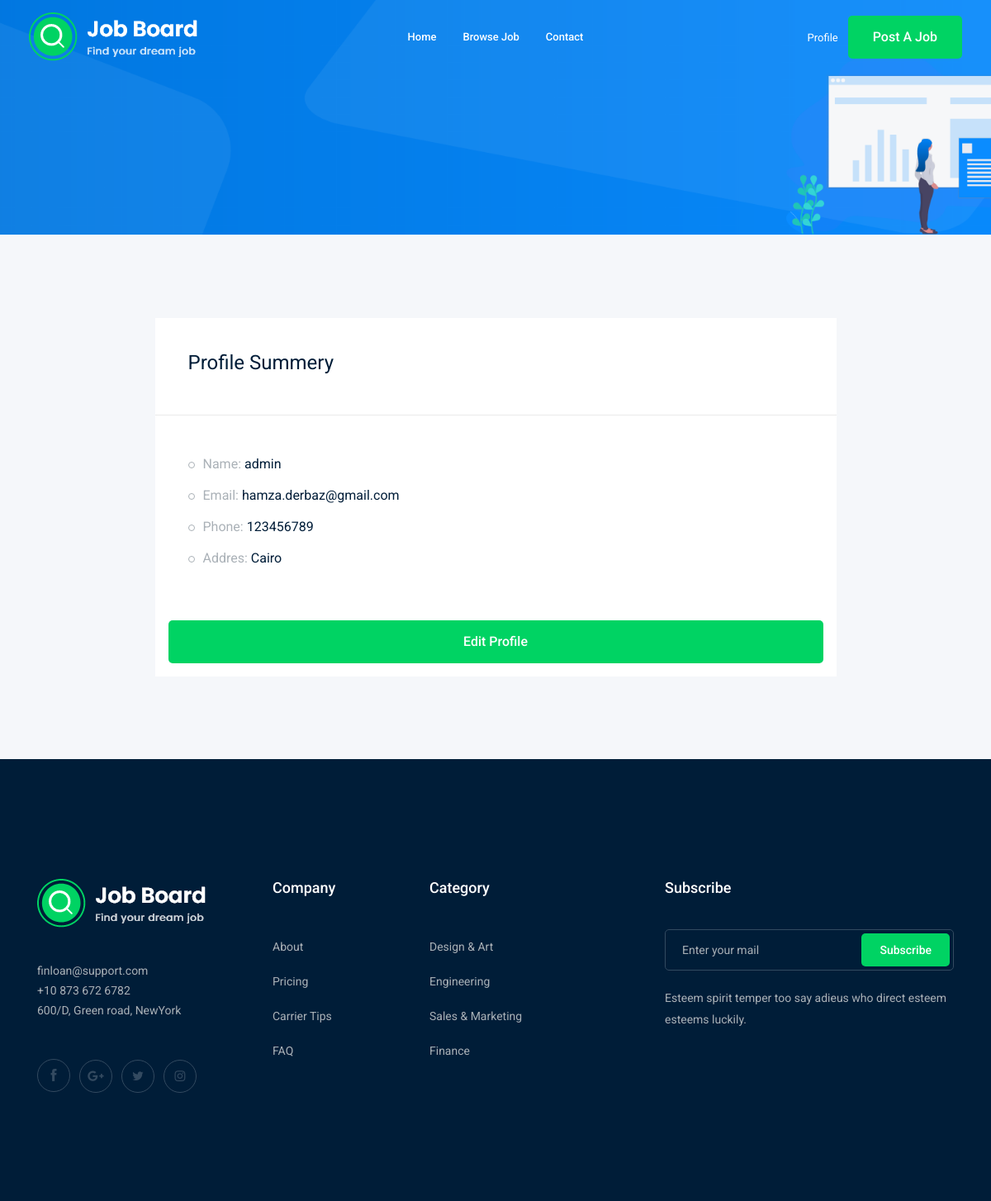
The app's page /accounts/profile (signed in), older data.
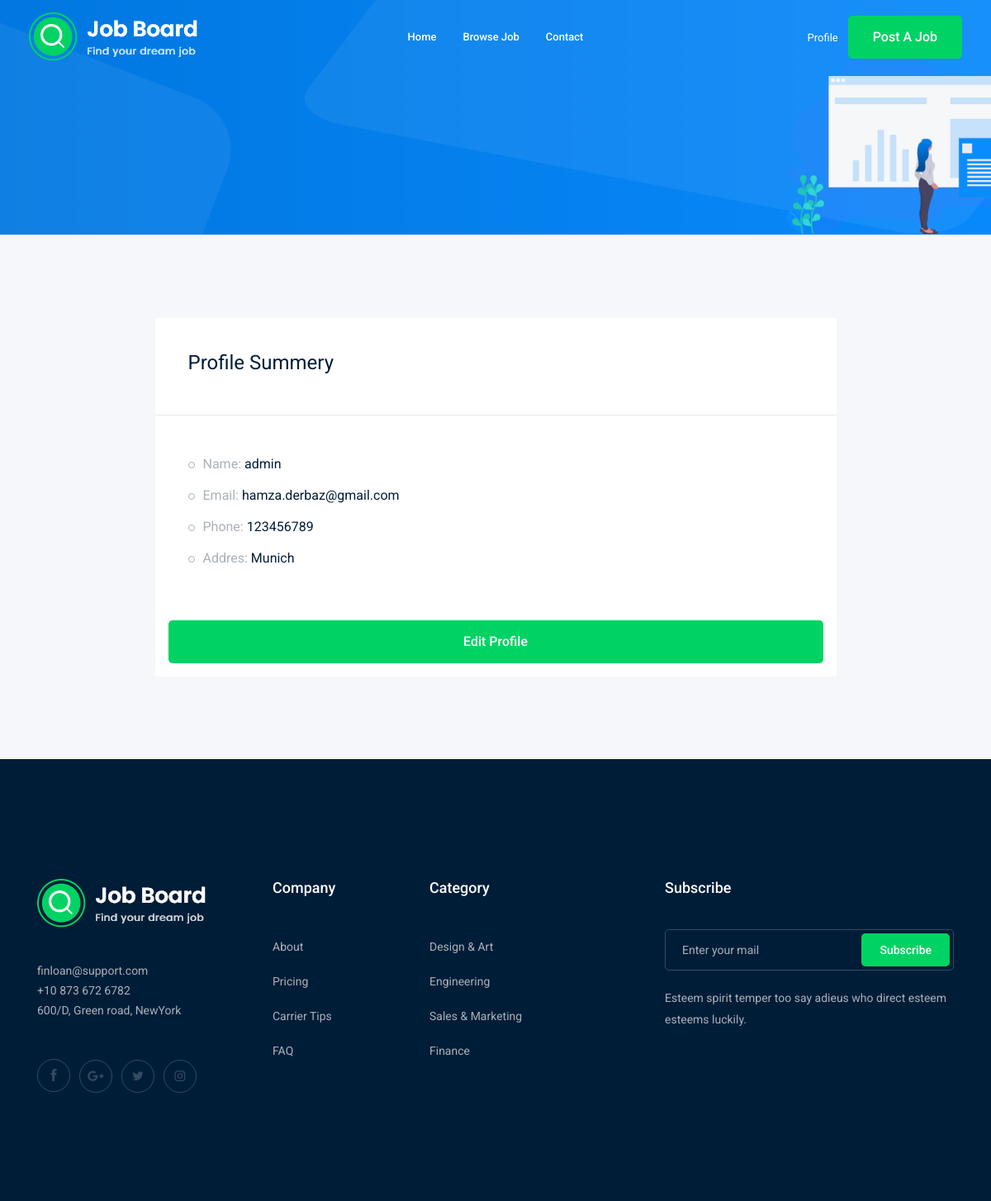
The same page, newer data.
### accounts/models.py (models this page shows)
class Profile(models.Model):
    user = models.OneToOneField(User, on_delete=models.CASCADE)
    city = models.ForeignKey('City', related_name='user_city', on_delete=models.CASCADE, blank=True, null=True)
    phone_number = models.CharField(max_length=15)
    image = models.ImageField(upload_to='profile/')
    def __str__(self):
        return str(self.user)

class City(models.Model):
    name = models.CharField(max_length=30)
    def __str__(self):
        return self.name

### accounts/views.py (the view)
# urls.py: path('profile', views.profile, name='profile'),
def profile(request):
    profile = Profile.objects.get(user=request.user)
    return render(request, 'accounts/profile.html', {'profile': profile})

### accounts/templates/accounts/profile.html (shortened to what this page needs)
{% extends 'base.html' %}
{%block body%}
<div class="bradcam_area bradcam_bg_1">
  <div class="container">
    <div class="row">
      <div class="col-xl-12">
      </div>
    </div>
  </div>
</div>
<div class="job_details_area">
  <div class="container">
    <div class="row">
      <div class="col-lg-9 mx-auto">
        <div class="job_sumary">
          <div class="summery_header">
            <h3>Profile Summery</h3>
          </div>
          <div class="job_content">
            <ul>
              <li>Name: <span>{{profile}}</span></li>
              <li>Email: <span>{{profile.user.email}}</span></li>
              <li>Phone: <span>{{profile.phone_number}}</span></li>
              <li>Addres: <span>{{profile.city}}</span></li>
            </ul>
          </div>
          <div class="p-3">
            <a  class="boxed-btn3 w-100" href="{% url 'accounts:profile_edit'  %}">Edit Profile</a>
          </div>
        </div>
      </div>
    </div>
  </div>
</div>
{%endblock body%}

### templates/base.html (shortened to what this page needs)
{% load static %}
{% load bootstrap4 %}
<!DOCTYPE html>
<html class="no-js" lang="zxx">
<head>
    <link rel="stylesheet" href="{% static 'css/bootstrap.min.css'%}" />
    <link rel="stylesheet" href="{% static 'css/owl.carousel.min.css'%}" />
    <link rel="stylesheet" href="{% static 'css/magnific-popup.css'%}" />
    <link rel="stylesheet" href="{% static 'css/font-awesome.min.css'%}" />
    <link rel="stylesheet" href="{% static 'css/themify-icons.css'%}" />
    <link rel="stylesheet" href="{% static 'css/nice-select.css'%}" />
    <link rel="stylesheet" href="{% static 'css/flaticon.css'%}" />
    <link rel="stylesheet" href="{% static 'css/jquery-ui.css'%}" />
    <link rel="stylesheet" href="{% static 'css/gijgo.css'%}" />
    <link rel="stylesheet" href="{% static 'css/animate.min.css'%}" />
    <link rel="stylesheet" href="{% static 'css/slicknav.css'%}" />
    <link rel="stylesheet" href="{% static 'css/style.css'%}" />
</head>
<body>
    <header>
        <div class="header-area">
            <div id="sticky-header" class="main-header-area">
                <div class="container-fluid">
                    <div class="header_bottom_border">
                        <div class="row align-items-center">
                            <div class="col-xl-3 col-lg-2">
                                <div class="logo">
                                    <a href="{% url 'home:base' %}">
                                        <img src="{% static 'img/logo.png' %}" alt="" />
                                    </a>
                                </div>
                            </div>
                            <div class="col-xl-6 col-lg-7">
                                <div class="main-menu d-none d-lg-block">
                                    <nav>
                                        <ul id="navigation">
                                            <li><a href="{% url 'home:base' %}">home</a></li>
                                            <li>
                                                <a href="{% url 'jobs:job_list' %}">Browse Job</a>
                                            </li>
                                            <li>
                                                <a href="{% url 'contact:contact' %}">Contact</a>
                                            </li>
                                        </ul>
                                    </nav>
                                </div>
                            </div>
                            <div class="col-xl-3 col-lg-3 d-none d-lg-block">
                                <div class="Appointment">
                                    {% if request.user.is_authenticated %}
                                    <div class="phone_num d-none d-xl-block">
                                        <a href="{% url 'accounts:profile' %}">Profile</a>
                                    </div>
                                    {% else %}
                                    <div class="phone_num d-none d-xl-block">
                                        <a href="{% url 'login' %}">Log in</a>
                                    </div>
                                    {% endif %}
                                    <div class="d-none d-lg-block">
                                        <a class="boxed-btn3" href="{% url 'jobs:add_job' %}">Post a Job</a>
                                    </div>
                                </div>
                            </div>
                            <div class="col-12">
                            </div>
                        </div>
                    </div>
                </div>
            </div>
        </div>
    </header>
    {%block body%}{%endblock body%}
    <footer class="footer">
        <div class="footer_top">
            <div class="container">
                <div class="row">
                    <div class="col-xl-3 col-md-6 col-lg-3">
                        <div class="footer_widget wow fadeInUp" data-wow-duration="1s" data-wow-delay=".3s">
                            <div class="footer_logo">
                                <a href="{% url 'home:base' %}"><img src="{% static 'img/logo.png' %}" alt="" /></a>
                            </div>
                            <p>finloan@support.com <br /> +10 873 672 6782 <br />600/D, Green road, NewYork</p>
                            <div class="socail_links">
                                <ul>
                                    <li>
                                        <a href="https://facebook.com">
                                            <i class="ti-facebook"></i>
                                        </a>
                                    </li>
                                    <li>
                                        <a href="https://google.com">
                                            <i class="fa fa-google-plus"></i>
                                        </a>
                                    </li>
                                    <li>
                                        <a href="https://twitter.com">
                                            <i class="fa fa-twitter"></i>
                                        </a>
                                    </li>
                                    <li>
                                        <a href="https://instagram.com">
                                            <i class="fa fa-instagram"></i>
                                        </a>
                                    </li>
                                </ul>
                            </div>
                        </div>
                    </div>
                    <div class="col-xl-2 col-md-6 col-lg-2">
                        <div class="footer_widget wow fadeInUp" data-wow-duration="1.1s" data-wow-delay=".4s">
                            <h3 class="footer_title">Company</h3>
                            <ul>
                                <li><a href="#">About </a></li>
                                <li><a href="#"> Pricing</a></li>
                                <li><a href="#">Carrier Tips</a></li>
                                <li><a href="#">FAQ</a></li>
                            </ul>
                        </div>
                    </div>
                    <div class="col-xl-3 col-md-6 col-lg-3">
                        <div class="footer_widget wow fadeInUp" data-wow-duration="1.2s" data-wow-delay=".5s">
                            <h3 class="footer_title">Category</h3>
                            <ul>
                                <li><a href="#">Design & Art</a></li>
                                <li><a href="#">Engineering</a></li>
                                <li><a href="#">Sales & Marketing</a></li>
                                <li><a href="#">Finance</a></li>
                            </ul>
                        </div>
                    </div>
                    <div class="col-xl-4 col-md-6 col-lg-4">
                        <div class="footer_widget wow fadeInUp" data-wow-duration="1.3s" data-wow-delay=".6s">
                            <h3 class="footer_title">Subscribe</h3>
                            <form action="#" class="newsletter_form">
                                <input type="text" placeholder="Enter your mail" />
                                <button type="submit">Subscribe</button>
                            </form>
                            <p class="newsletter_text">
                                Esteem spirit temper too say adieus who direct esteem esteems
                                luckily.
                            </p>
                        </div>
                    </div>
                </div>
            </div>
        </div>
    </footer>
</body>
</html>

Row changes from the older to the newer data that the page shows:
changed Profile "admin": city "Cairo" → "Munich"
